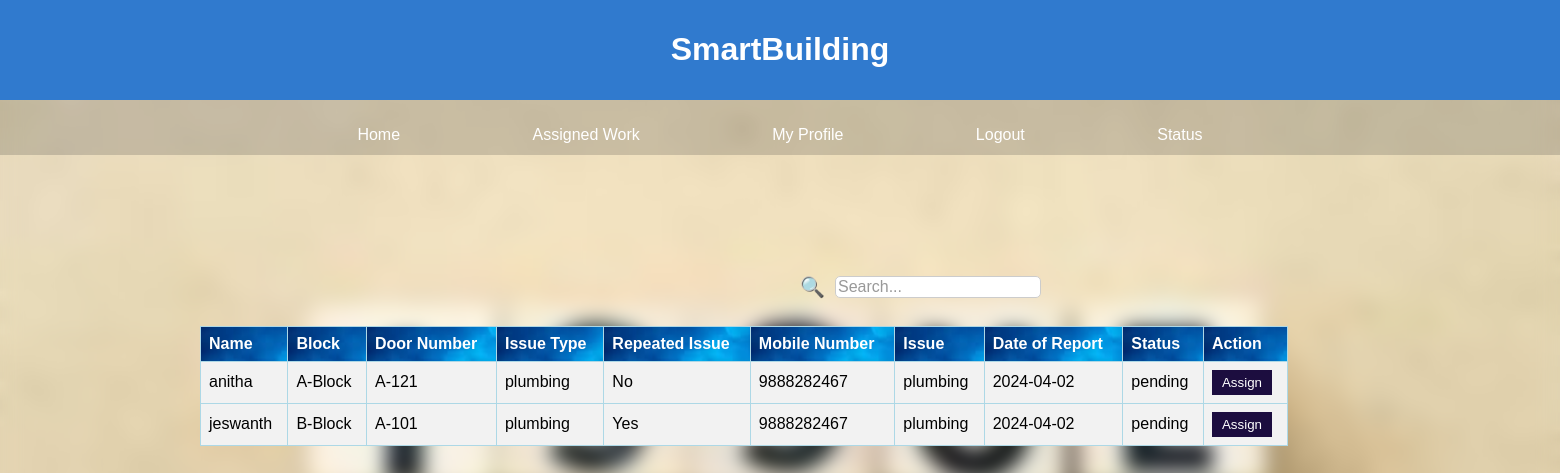
The page /issuedetails.php on the database its author committed.
### tables this page shows
CREATE TABLE `complaints` (
  `c_id` int(11) NOT NULL,
  `name` text NOT NULL,
  `block` varchar(25) DEFAULT NULL,
  `doorno` varchar(25) NOT NULL,
  `issue_type` text NOT NULL,
  `repeated` text NOT NULL,
  `replacement` text NOT NULL,
  `mobno` bigint(20) DEFAULT NULL,
  `issue` text NOT NULL,
  `dob` date NOT NULL,
  `status` text NOT NULL
);

### issuedetails.php (the view, shortened to what this page needs)
<!DOCTYPE html>
<html lang="en">
<head>
</head>
<header>
        <center>
        <h1>SmartBuilding
        </h1></center>
    </header>
<body class="blur-background">
    <nav>
        <ul>
            <li><a href="manager.php">Home</a></li>
            <li><a href="viewstaff.php">Assigned Work</a></li>
            <li><a href="profile.php">My Profile</a></li>
            <li><a href="login.php">Logout</a></li>
            <li><a href="jobhistory.php">Status</a></li>
        </ul>
    </nav>
    <div class="search-bar">
            <span class="search-icon">&#128269;</span>
            <input type="text" id="search-input" class="search-input" placeholder="Search..." oninput="searchTable()">
        </div>
    <div class="table-container"style="margin-left: 200px;
    margin-top: 150px;">
        <table>
            <thead>
                <tr>
                    <br>
                    <th>Name</th>
                    <th>Block</th>
                    <th>Door Number</th>
                    <th>Issue Type</th>
                    <th>Repeated Issue</th>
                    <th>Mobile Number</th>
                    <th>Issue</th>
                    <th>Date of Report</th>
                    <th>Status</th>
                    <th>Action</th>
                </tr>
            </thead>
            <tbody style="    background-color:#f2f2f2;">
                <?php
                $conn = mysqli_connect("localhost", "root", "", "building_management");
                if ($conn) {
                    $sql = "SELECT c_id, name, block, doorno, issue_type, repeated,  mobno, issue, dob, status FROM complaints where status='pending'";
                    $result = mysqli_query($conn, $sql);
                    if ($result) {
                        while ($row = mysqli_fetch_assoc($result)) {
                            echo '<tr>';
                            echo '<td>' . $row["name"] . '</td>';
                            echo '<td>' . $row["block"] . '</td>';
                            echo '<td>' . $row["doorno"] . '</td>';
                            echo '<td>' . $row["issue_type"] . '</td>';
                            echo '<td>' . $row["repeated"] . '</td>';
                            echo '<td>' . $row["mobno"] . '</td>';
                            echo '<td>' . $row["issue"] . '</td>';
                            echo '<td>' . $row["dob"] . '</td>';
                            echo '<td>' . $row["status"] . '</td>';
                            echo '<td><a href="selectstaff.php?id='.$row['c_id'].'"><button class="assign-button">Assign</button></a></td>';
                            echo '</tr>';
                        }
                    } else {
                        echo "Error in the SQL query: " . mysqli_error($conn);
                    }
                } else {
                    echo "Database connection failed.";
                }
                ?>
            </tbody>
        </table>
    </div>
</body>
</html>

### issuedetails.php (style rules this page uses)
body { font-family: Arial, sans-serif; margin: 0; padding: 0; background: url(images/iss.jpeg); background-repeat: no-repeat; background-size: cover; background-position: center; height: 800px; overflow-x: hidden; }
.blur-background { backdrop-filter: blur(10px); }
body { font-family: Arial, sans-serif; margin: 0; padding: 0; background-color: #f5f5f5; }
header { background-color: #307ace; color: white; padding: 10px; text-align: center; }
nav { background-color: #3333; color: black; padding: 10px; text-align: center; height: 35px; }
.search-bar { margin-left: 800px; margin-top: 120px; width: 100%; position: fixed; display: flex; align-items: center; }
.search-icon { font-size: 20px; margin-right: 10px; color: #333; }
.search-input { border: 1px solid #ccc; border-radius: 5px; font-size: 16px; width: 200px; outline: none; }
.search-input::placeholder { color: #999; }
ul { list-style: none; padding: 0; }
ul a { color: white; }
li { display: inline; margin-right: 20px; color: white; }
a { text-decoration: none; }
.assign-button { background-color: #1c0d3f; color: white; border: none; padding: 5px 10px; cursor: pointer; }
table { width: 80%; border-collapse: collapse; margin-top:3px; }
th, td { border: 1px solid lightblue; padding: 8px; text-align: left; }
th { color:white; background: url(images/ads.jpeg); }
.table-container { overflow-x: auto; }
nav li { margin: 0 64px; }

### rows shown on the page
complaints: name "anitha", block "A-Block", doorno "A-121", issue_type "plumbing", repeated "No", mobno "9888282467", issue "plumbing", dob "2024-04-02", status "pending"
complaints: name "jeswanth", block "B-Block", doorno "A-101", issue_type "plumbing", repeated "Yes", mobno "9888282467", issue "plumbing", dob "2024-04-02", status "pending"
